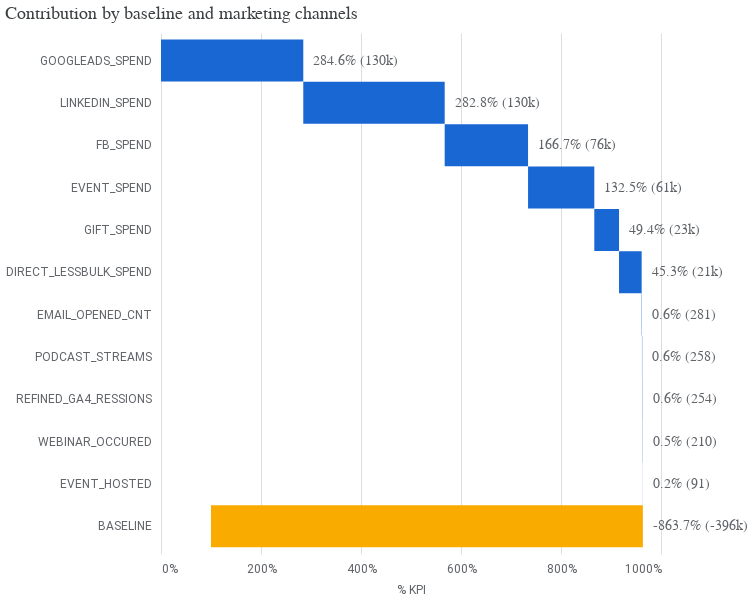

Write notebook code for a chart like this one.
### Code cell
# Generate each individual chart and remove their individual config attributes to avoid conflicts on concatenation
media_summary.plot_contribution_waterfall_chart()

### Figure 1 — Vega-Lite specification as saved in the notebook (floating-point values rounded to 4 significant figures)
{"config": {"view": {"continuousWidth": 300, "continuousHeight": 300, "strokeOpacity": 0}, "axis": {"labelColor": "#5F6368", "labelFont": "Roboto", "labelFontSize": 12, "titleColor": "#5F6368", "titleFont": "Roboto", "titleFontSize": 12, "titleFontWeight": "normal", "titlePadding": 10}}, "layer": [{"mark": {"type": "bar", "size": 42}, "encoding": {"color": {"condition": {"test": "(datum.channel === 'BASELINE')", "value": "#F9AB00"}, "value": "#1967D2"}, "x": {"axis": {"domain": false, "format": "%", "labelPadding": 10, "tickCount": 5, "ticks": false}, "field": "prev_sum", "title": "% KPI", "type": "quantitative"}, "x2": {"field": "sum_outcome"}, "y": {"axis": {"domain": false, "labelPadding": 10, "ticks": false}, "field": "channel", "scale": {"paddingOuter": 0.2}, "sort": null, "title": null, "type": "nominal"}}, "transform": [{"window": [{"op": "sum", "field": "pct_of_contribution", "as": "sum_outcome"}, {"op": "lead", "field": "channel", "as": "kwargs"}]}, {"calculate": "datum.sum_outcome - datum.pct_of_contribution", "as": "prev_sum"}, {"calculate": "datum.incremental_outcome < 0 ? datum.prev_sum : datum.sum_outcome", "as": "text_x"}]}, {"mark": {"type": "text", "align": "left", "color": "#5F6368", "dx": 10, "fontSize": 14}, "encoding": {"text": {"field": "outcome_text", "type": "nominal"}, "x": {"field": "text_x", "type": "quantitative"}, "y": {"axis": {"domain": false, "labelPadding": 10, "ticks": false}, "field": "channel", "scale": {"paddingOuter": 0.2}, "sort": null, "title": null, "type": "nominal"}}, "transform": [{"window": [{"op": "sum", "field": "pct_of_contribution", "as": "sum_outcome"}, {"op": "lead", "field": "channel", "as": "kwargs"}]}, {"calculate": "datum.sum_outcome - datum.pct_of_contribution", "as": "prev_sum"}, {"calculate": "datum.incremental_outcome < 0 ? datum.prev_sum : datum.sum_outcome", "as": "text_x"}]}], "data": {"name": "data-2d7dd759a5c43c3e1e8452f5d264b2f7"}, "height": 520.8, "title": {"text": "Contribution by baseline and marketing channels", "anchor": "start", "color": "#3C4043", "font": "Google Sans Display", "fontSize": 18, "fontWeight": "normal", "offset": 10}, "width": 500, "$schema": "https://vega.github.io/schema/vega-lite/v5.20.1.json", "datasets": {"data-2d7dd759a5c43c3e1e8452f5d264b2f7": [{"channel": "GOOGLEADS_SPEND", "incremental_outcome": 130300.0, "pct_of_contribution": 2.846, "outcome_text": "284.6% (130k)"}, {"channel": "LINKEDIN_SPEND", "incremental_outcome": 129500.0, "pct_of_contribution": 2.828, "outcome_text": "282.8% (130k)"}, {"channel": "FB_SPEND", "incremental_outcome": 76350.0, "pct_of_contribution": 1.667, "outcome_text": "166.7% (76k)"}, {"channel": "EVENT_SPEND", "incremental_outcome": 60680.0, "pct_of_contribution": 1.325, "outcome_text": "132.5% (61k)"}, {"channel": "GIFT_SPEND", "incremental_outcome": 22640.0, "pct_of_contribution": 0.4944, "outcome_text": "49.4% (23k)"}, {"channel": "DIRECT_LESSBULK_SPEND", "incremental_outcome": 20730.0, "pct_of_contribution": 0.4527, "outcome_text": "45.3% (21k)"}, {"channel": "EMAIL_OPENED_CNT", "incremental_outcome": 280.5, "pct_of_contribution": 0.006126, "outcome_text": "0.6% (281)"}, {"channel": "PODCAST_STREAMS", "incremental_outcome": 258.3, "pct_of_contribution": 0.00564, "outcome_text": "0.6% (258)"}, {"channel": "REFINED_GA4_RESSIONS", "incremental_outcome": 254.0, "pct_of_contribution": 0.005546, "outcome_text": "0.6% (254)"}, {"channel": "WEBINAR_OCCURED", "incremental_outcome": 210.4, "pct_of_contribution": 0.004594, "outcome_text": "0.5% (210)"}, {"channel": "EVENT_HOSTED", "incremental_outcome": 91.37, "pct_of_contribution": 0.001995, "outcome_text": "0.2% (91)"}, {"channel": "BASELINE", "incremental_outcome": -395500.0, "pct_of_contribution": -8.637, "outcome_text": "-863.7% (-396k)"}]}}
